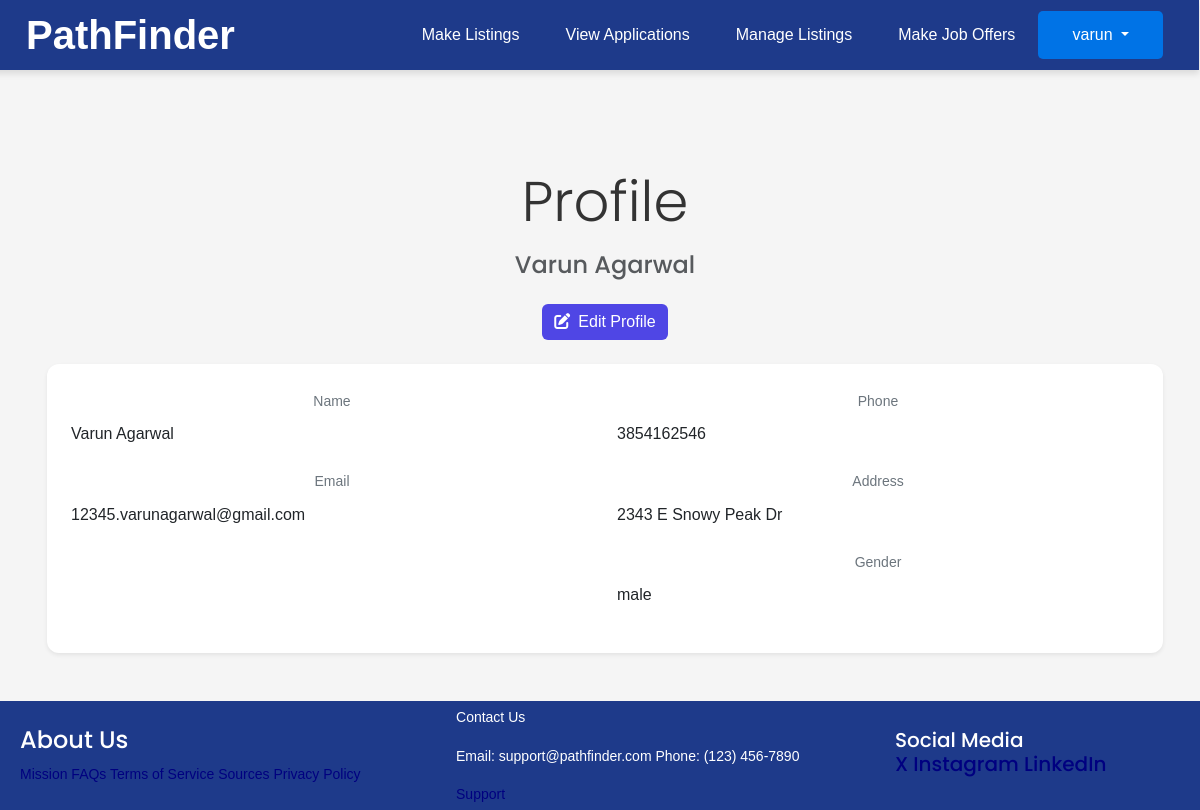
The app's page /profile/ (signed in) with its own data.
### joblist/models.py (models this page shows)
class CustomUser(AbstractUser):
    choices = ( ("Student", "Student"),
               ("Employer", "Employer"),
               ("Mentor", "Mentor"))
    role = models.CharField(max_length=20, choices = choices)
    first_name = models.TextField()
    last_name = models.TextField()
    choices = ( ("male", "male"),
               ("female", "female"),
               ("prefer not to say", "prefer not to say"))
    gender = models.CharField(choices=choices, max_length=20)
    birthday = models.DateField(null=True, blank=True)
    phone = models.TextField()
    email = models.TextField()
    status_mentor = models.TextField(default="pending")
    mentor = models.ForeignKey(applicationMentor, on_delete=models.CASCADE, null = True, blank=True)
    address = models.TextField()
    offers = models.ManyToManyField(JobListing, related_name='offers', blank=True)
    recieveemails = models.BooleanField(default=False)
    REQUIRED_FIELDS = ["phone","birthday","gender", "email", "address", "first_name", "last_name", "role"]

### joblist/views.py (the view)
# urls.py: path('profile/', views.profile, name="view-profile"),
@login_required
def profile(request):
    return render(request, 'joblist/profile.html', {"user": request.user})

### joblist/templates/joblist/profile.html (shortened to what this page needs)
{% extends "joblist/base.html" %}
{% block content %}
<div class="container py-5">
    <div class="text-center mb-4" id="profile-header">
        <h1 class="display-4 mb-3">Profile</h1>
        <h2 class="h4 text-muted">{{ user.first_name }} {{ user.last_name }}</h2>
        <button class="btn btn-primary mt-3" onclick="toggleEditMode()">
            <i class="fas fa-edit me-2"></i>Edit Profile
        </button>
    </div>
    <div class="card shadow-sm" id="profile-card" style="transform-origin: top; transition: all 0.3s ease;">
        <div class="card-body p-4">
            <div class="row g-4">
                <div class="col-md-6">
                    <div class="form-group mb-3">
                        <label class="form-label">Name</label>
                        <input type="text" class="form-control" id="first_name" value="{{ user.first_name }} {{ user.last_name }}" disabled>
                    </div>
                    <div class="form-group mb-3">
                        <label class="form-label">Email</label>
                        <input type="email" class="form-control" id="email" value="{{ user.email }}" disabled>
                    </div>
                </div>
                <div class="col-md-6">
                    <div class="form-group mb-3">
                        <label class="form-label">Phone</label>
                        <input type="tel" class="form-control" id="phone" value="{{ user.phone }}" disabled>
                    </div>
                    <div class="form-group mb-3">
                        <label class="form-label">Address</label>
                        <input type="text" class="form-control" id="address" value="{{ user.address }}" disabled>
                    </div>
                    <div class="form-group mb-3">
                        <label class="form-label">Gender</label>
                        <input type="text" class="form-control" id="gender" value="{{ user.gender }}" disabled>
                    </div>
                </div>
            </div>
        </div>
    </div>
</div>
{% endblock %}

### joblist/templates/joblist/base.html (shortened to what this page needs)
{% load static %}
<!doctype html>
<html lang="en">
  <head>
    <link href='https://cdn.jsdelivr.net/npm/fullcalendar@5.11.3/main.css' rel='stylesheet' />
    <link rel="stylesheet" href="https://cdn.jsdelivr.net/npm/bootstrap@5.3.3/dist/css/bootstrap.min.css">
    <link rel="stylesheet" href="{% static 'css/styles.css' %}">
    <link rel="stylesheet" href="https://cdnjs.cloudflare.com/ajax/libs/font-awesome/6.0.0/css/all.min.css">
  </head>
  <body style="padding-left: 10px">
    <nav class="navbar navbar-expand-sm navbar-custom">
      <div class="container-fluid">
        <a class="navbar-brand" href="/">
          PathFinder
        </a>
        <div class="d-flex ms-auto align-items-center">
  {% if user.is_authenticated %}
  {% if user.is_superuser %}
        <ul class = "navbar-nav">
          <li class = "nav-item"><a class = "nav-link" href = "/">Home</a></li>
          <li class = "nav-item"><a class = "nav-link" href = "/approvelistings">View Pending Job Listings</a></li>
          <li class = "nav-item"><a class = "nav-link" href = "/approvementor">View Pending Mentor Applications</a></li>
        </ul>
    {% elif user.role == "Mentor" %}
          <ul class = "navbar-nav">
            <li class = "nav-item"><a class = "nav-link"href = "/mentorapply">Apply for Mentor</a></li>
            <li class = "nav-item"><a class = "nav-link" href = "/calendar">Calendar</a></li>
            <li class = "nav-item"><a class = "nav-link" href = "/students">Students</a></li>
          </ul>
    {% else %}
          <ul class = "navbar-nav">
            <li class = "nav-item"><a class = "nav-link" href = "{% url 'make-listings' -1 %}">Make Listings</a></li>
            <li class = "nav-item"><a class = "nav-link" href = "/view-applications">View Applications</a></li>
            <li class = "nav-item"><a class = "nav-link" href = "/manage-listings">Manage Listings</a></li>
            <li class = "nav-item"><a class = "nav-link" href = "/offers">Make Job Offers</a></li>
          </ul>
  {% endif %}
  <div class="dropdown" id = "userDropdown">
    <button class="btn dropdown-toggle" type="button" id="userDropdown" data-bs-toggle="dropdown" aria-expanded="false">
      {{ user.username }}
    </button>
  </div>
{% else %}
<a class="nav-link" href="{% url 'account_login' %}">Log In</a>
<a class="btn btn-get-started ms-3" style = "background-color: #1E3A8A; color: white;" href="{% url 'account_signup' %}">Sign Up</a>
{% endif %}
</div>
</div>
</nav>
    <div class="content-area">
      {% block content %}{% endblock %}
    </div>
    <div class="footer-container">
      <div class="footer">
        <div class="footer-heading footer-1">
          <h4>About Us</h4>
          <a href="#">Mission</a>
          <a href="#">FAQs</a>
          <a href="#">Terms of Service</a>
          <a href="/sources">Sources</a>
          <a href="#">Privacy Policy</a>
        </div>
        <div class="footer-heading footer-2">
          <p>Contact Us</p>
          <div style = "clear: both;">
          <p style = "display: inline-block">Email: support@pathfinder.com</p>
          <p style = "display: inline-block; ">Phone: (123) 456-7890</p>
        </div>
          <a  href="#">Support</a>
        </div>
        <div class="footer-heading footer-3">
          <h5>Social Media</52>
            <br>
          <a href="https://x.com/?mx=2">X</a>
          <a href="https://instagram.com">Instagram</a>
          <a href="https://linkedin.com">LinkedIn</a>
        </div>
      </div>
    </div>
  </body>
</html>

### joblist/static/css/styles.css (style rules this page uses)
body { font-family: 'Nunito', sans-serif; }
h1, h2, h3, h4, h5, h6 { font-family: 'Poppins', sans-serif; }
body { margin: 0; font-family: 'Arial', sans-serif; display: flex; flex-direction: column; min-height: 100vh; padding: 0; overflow-x: hidden; }
.navbar-custom { background-color: #1E3A8A; margin-left: -10px; position: fixed; top: 0; left: 0; right: 0; padding: 1rem 1.5rem; box-shadow: 0px 4px 6px rgba(0, 0, 0, 0.1); z-index: 1000; height: 70px; }
.navbar-custom .navbar-brand { color: #FFFFFF; font-size: 2.5rem; font-weight: bold; margin: 0; }
.navbar-custom .nav-link { color: #FFFFFF; text-decoration: none; padding: 0.5rem; }
body { margin: 0; padding: 0; font-family: 'Arial', sans-serif; background-color: #ffffff; color: #333333; line-height: 1.6; }
nav { background-color: #0058b0; color: #ffffff; padding: 15px 20px; display: flex; align-items: center; box-shadow: 0 2px 4px rgba(0, 0, 0, 0.1); position: fixed; top: 0; width: 100.78%; box-sizing: border-box; }
.dropdown { position: relative; display: inline-block; width: 125px; z-index: 11; }
.dropdown button { background-color: #0073e6; color: #ffffff; padding: 12px 20px; font-size: 16px; border: none; border-radius: 5px; cursor: pointer; text-align: center; width: 100%; box-sizing: border-box; transition: background-color 0.3s ease; }
.footer { background-color: #1E3A8A; color: white; padding: 5px 10px; display: flex; justify-content: space-between; align-items: center; flex-wrap: wrap; width: 101%; margin-top: auto; margin-left: -10px; text-align: left; }
.footer .footer-heading { flex: 1 1 auto; padding: 0 10px; font-size: 14px; }
.content-area { flex-grow: 1; padding: 0; margin-top: 120px; text-align: center; width: 100%; }
* { box-sizing: border-box; }
body { margin: 0; padding: 0; font-family: Arial, sans-serif; background-color: #f4f4f9; color: #333; }
nav { background-color: #333; color: #fff; padding: 10px 20px; display: flex; justify-content: space-between; align-items: center; }
nav a { color: #fff; text-decoration: none; margin: 0 15px; transition: color 0.3s ease; }
body { margin: 0; font-family: Arial, sans-serif; background-color: #f5f5f5; color: #333; overflow-x: hidden; overflow-y: scroll; }
a { text-decoration: none; color: #000080; transition: color 0.3s ease; }
button { background-color: #000080; color: #ffffff; border: none; padding: 10px 20px; border-radius: 4px; font-size: 14px; cursor: pointer; transition: background-color 0.3s ease; }
.btn-primary { background: #4F46E5; border: none; }

### joblist/templates/joblist/profile.html (style rules this page uses)
.card { background: white; border-radius: 12px; border: none; }
.form-control:disabled { background-color: transparent; border: none; padding-left: 0; cursor: default; }
.form-label { color: #6c757d; font-size: 0.875rem; margin-bottom: 0.25rem; }

### records on screen
CustomUser: username "varun", first_name "Varun", last_name "Agarwal", first_name "Varun Agarwal", email "12345.varunagarwal@gmail.com", phone "3854162546", address "2343 E Snowy Peak Dr", gender "male"
